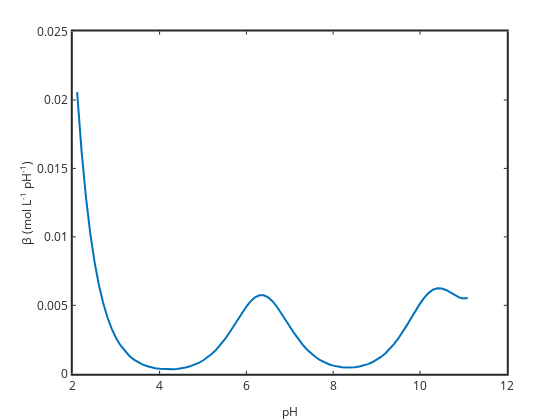

Notebook code for this chart:
### Code cell
dCl=diff(Clpos); 
dpH=diff(pHpos); 
B=-dCl./dpH; % since pH is decreasing we multiply by -1
pHplot=pHpos(1:size(pHpos,2)-1)+dpH(1);
plot(pHplot,B,'linewidth',2)
set(gca,'linewidth',2,'fontsize',12)
xlabel('pH','fontsize',12); 
ylabel('\beta (mol L^{-1} pH^{-1})','fontsize',12)
title('Buffer intensity Na2CO3')

### Figure 1 — Plotly figure (JSON) as saved in the notebook; plotly's stock layout.template omitted (floating-point values rounded to 4 significant figures)
{"data": [{"line": {"color": "rgb(0,113,188)", "dash": "solid", "width": 2}, "marker": {"color": "rgb(0,113,188)", "line": {"color": "rgb(0,113,188)"}, "size": 6, "symbol": "none"}, "mode": "lines", "name": "", "showlegend": false, "type": "scatter", "visibility": true, "x": [2.1, 2.2, 2.3, 2.4, 2.5, 2.6, 2.7, 2.8, 2.9, 3, 3.1, 3.2, 3.3, 3.4, 3.5, 3.6, 3.7, 3.8, 3.9, 4, 4.1, 4.2, 4.3, 4.4, 4.5, 4.6, 4.7, 4.8, 4.9, 5, 5.1, 5.2, 5.3, 5.4, 5.5, 5.6, 5.7, 5.8, 5.9, 6, 6.1, 6.2, 6.3, 6.4, 6.5, 6.6, 6.7, 6.8, 6.9, 7, 7.1, 7.2, 7.3, 7.4, 7.5, 7.6, 7.7, 7.8, 7.9, 8, 8.1, 8.2, 8.3, 8.4, 8.5, 8.6, 8.7, 8.8, 8.9, 9, 9.1, 9.2, 9.3, 9.4, 9.5, 9.6, 9.7, 9.8, 9.9, 10, 10.1, 10.2, 10.3, 10.4, 10.5, 10.6, 10.7, 10.8, 10.9, 11, 11.1], "xaxis": "x", "y": [0.02057, 0.01634, 0.01298, 0.01031, 0.008191, 0.006508, 0.005171, 0.00411, 0.003268, 0.0026, 0.00207, 0.00165, 0.001318, 0.001057, 0.0008513, 0.0006913, 0.0005681, 0.000475, 0.0004073, 0.0003611, 0.000334, 0.0003244, 0.0003318, 0.0003563, 0.0003988, 0.0004611, 0.0005458, 0.0006561, 0.0007959, 0.0009699, 0.001183, 0.00144, 0.001745, 0.002101, 0.002507, 0.00296, 0.003448, 0.003954, 0.004453, 0.004915, 0.005303, 0.005586, 0.005735, 0.005735, 0.005587, 0.005305, 0.004917, 0.004457, 0.003958, 0.003453, 0.002967, 0.002516, 0.002112, 0.001759, 0.001457, 0.001204, 0.0009966, 0.0008294, 0.000698, 0.0005984, 0.000527, 0.0004813, 0.0004594, 0.0004604, 0.0004845, 0.0005326, 0.0006066, 0.0007094, 0.0008444, 0.001016, 0.001229, 0.001489, 0.001799, 0.002163, 0.002581, 0.003048, 0.003556, 0.004087, 0.00462, 0.005122, 0.005563, 0.005912, 0.006144, 0.00625, 0.006234, 0.00612, 0.005943, 0.005748, 0.005583, 0.005499, 0.005543], "yaxis": "y"}], "layout": {"height": 420, "hovermode": "closest", "margin": {"b": 0, "l": 0, "r": 0, "t": 0}, "plot_bgcolor": "rgba(0, 0, 0, 0)", "showlegend": false, "width": 560, "xaxis": {"anchor": "y", "autorange": false, "domain": [0.13, 0.905], "exponentformat": "none", "gridcolor": "rgba(38,38,38,0.15)", "gridwidth": 2, "linecolor": "rgb(38,38,38)", "linewidth": 2, "mirror": "ticks", "range": [2, 12], "showgrid": false, "showline": true, "side": "bottom", "spikedash": "solid", "spikemode": "across", "spikesides": false, "spikethickness": 1, "tickangle": 0, "tickcolor": "rgb(38,38,38)", "tickfont": {"color": "rgb(38,38,38)", "size": 12}, "ticklen": 3, "ticks": "inside", "ticktext": ["2", "4", "6", "8", "10", "12"], "tickvals": [2, 4, 6, 8, 10, 12], "title": {"font": {"color": "rgb(38,38,38)", "size": 12}, "text": "pH"}, "type": "linear", "visible": true, "zeroline": false}, "yaxis": {"anchor": "x", "autorange": false, "domain": [0.11, 0.925], "exponentformat": "none", "gridcolor": "rgba(38,38,38,0.15)", "gridwidth": 2, "linecolor": "rgb(38,38,38)", "linewidth": 2, "mirror": "ticks", "range": [0, 0.025], "showgrid": false, "showline": true, "side": "left", "spikedash": "solid", "spikemode": "across", "spikesides": false, "spikethickness": 1, "tickangle": 0, "tickcolor": "rgb(38,38,38)", "tickfont": {"color": "rgb(38,38,38)", "size": 12}, "ticklen": 3, "ticks": "inside", "ticktext": ["0", "0.005", "0.01", "0.015", "0.02", "0.025"], "tickvals": [0, 0.005, 0.01, 0.015, 0.02, 0.025], "title": {"font": {"color": "rgb(38,38,38)", "size": 12}, "text": "&#946; (mol L<sup>-1</sup> pH<sup>-1</sup>)"}, "type": "linear", "visible": true, "zeroline": false}}}
